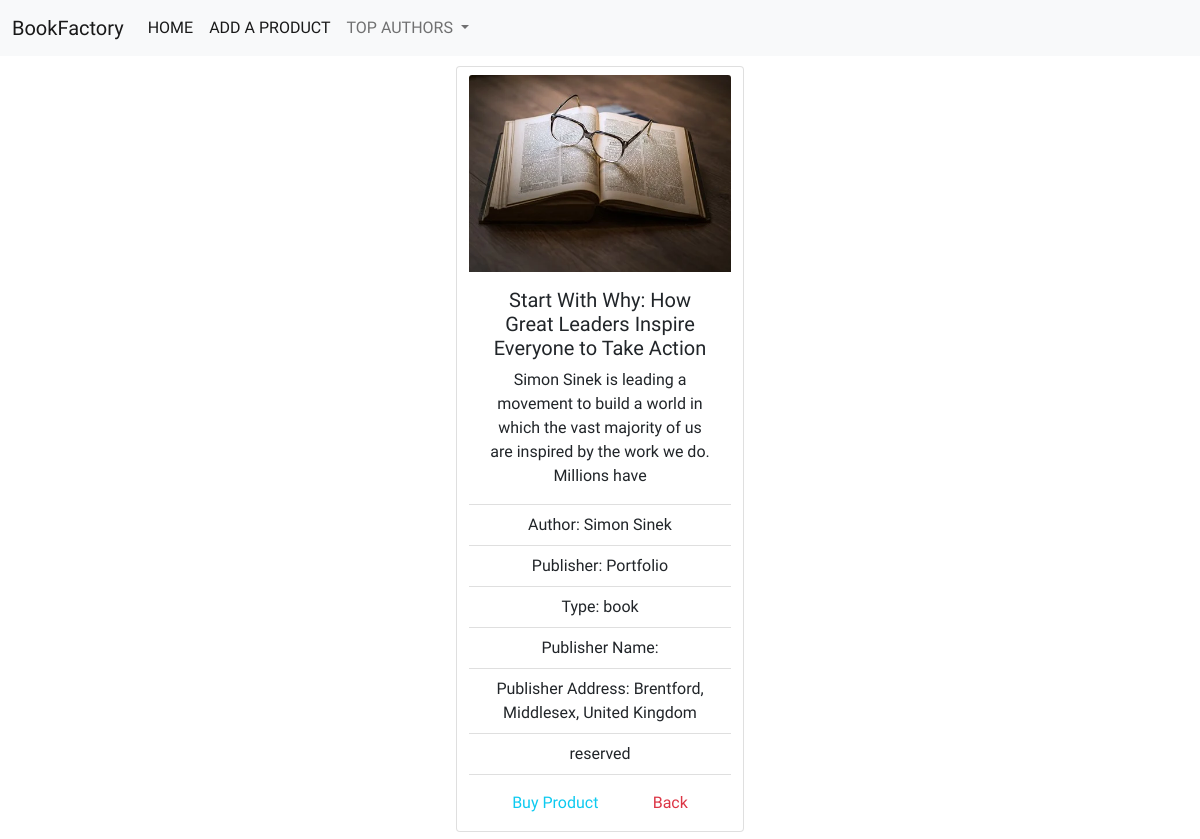
The app's page /details.php?id=3 with its own data.
### tables this page shows
CREATE TABLE `data` (
  `id` int(6) NOT NULL,
  `author` varchar(30) NOT NULL,
  `publishDate` varchar(20) DEFAULT NULL,
  `publisher` varchar(40) DEFAULT NULL,
  `type` enum('book','CD','DVD') NOT NULL,
  `status` enum('available','reserved') NOT NULL,
  `authorFirstName` varchar(20) DEFAULT NULL,
  `authorLastName` varchar(20) DEFAULT NULL,
  `publisherName` varchar(30) DEFAULT NULL,
  `publisherAddress` varchar(50) DEFAULT NULL,
  `publisherSize` enum('big','medium','small') DEFAULT NULL,
  `image` varchar(30) DEFAULT NULL,
  `title` varchar(100) DEFAULT NULL,
  `description` varchar(130) DEFAULT NULL,
  `ISBNCode` varchar(15) DEFAULT NULL
);

### details.php (the view, shortened to what this page needs)
<?php
require_once 'actions/DbConnection.php';
if  ($_GET['id']) {
   $id = $_GET['id'];
   $DbData = "SELECT * FROM data WHERE id = {$id}" ;
   $linkedData = $link->query($DbData);
   $detailsQ = $linkedData->fetch_assoc();
   if ($linkedData->num_rows == 1) {
    $title = $detailsQ['title'];
    $author = $detailsQ['author'];
    $publisher = $detailsQ['publisher'];
    $type = $detailsQ['type'];
    $status = $detailsQ['status'];
    $publisherName = $detailsQ['publisherName'];
    $publisherAddress = $detailsQ['publisherAddress'];
    $image = $detailsQ['image'];
    $description = $detailsQ['description'];
   } else {
       header("location: error.php");
   }
} else {
   header( "location: error.php");
}
?>
<!DOCTYPE html>
<html lang= "en">
   <head>
       <?php require_once "compos/navbar.php" ?>
   </head>
   <body>
       <div class="container text-center">
           <div class="row">
           <div class='card pt-2 book' style='width: 18rem;'>
        <img src='Images/<?php echo $image?>' class='card-img-top' alt='...'>
        <div class='card-body'>
          <h5 class='card-title'><?php echo $title?></h5>
          <p class='card-text'><?php echo $description?></p>
        </div>
        <ul class='list-group list-group-flush'>
        <li class='list-group-item'>Author: <?php echo $author?></li>
        <li class='list-group-item'>Publisher: <?php echo $publisher?></li>
        <li class='list-group-item'>Type: <?php echo $type?></li>
        <li class='list-group-item'>Publisher Name: <?php echo $publisherName?></li>
          <li class='list-group-item'>Publisher Address: <?php echo $publisherAddress?></li>
          <li class='list-group-item'><?php echo $status?></li>
        </ul>
        <div class='card-body d-flex justify-content-around'>
          <a href='' class='text-info text-decoration-none '>Buy Product</a>
          <a href='index.php' class='text-danger text-decoration-none'>Back</a>
        </div>
      </div>
           </div>
       </div>
   </body>
</html>

### style.css (style rules this page uses)
* { font-family: 'Luxurious Roman', cursive; }

### details.php (style rules this page uses)
.book { margin: 10px auto; }

### records on screen
data: image (picture), title "Start With Why: How Great Leaders Inspire Everyone to Take Action", description "Simon Sinek is leading a movement to build a world in which the vast majority of us are inspired by the work we do. Millions have", author "Simon Sinek", publisher "Portfolio", type "book", publisherAddress "Brentford, Middlesex, United Kingdom", status "reserved"
